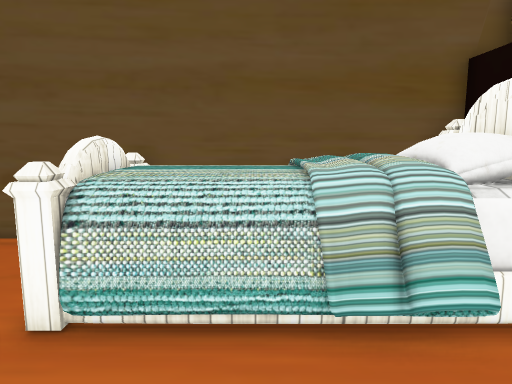
view 1 (above)

13 first-person views from a walk through a scene from a Unity 3-D project. The camera is 1.5 m above the floor, tilts 8° down and sees 70° across. The floor is counted in squares, 0.5 m on a side. Each view is taken from the middle of a square. On the plan, view 1 faces up. The plan holds only what a view shows up to about 20 squares ahead; the rest is blank. The player is left out. Some surface patterns are stand-ins.

view 2
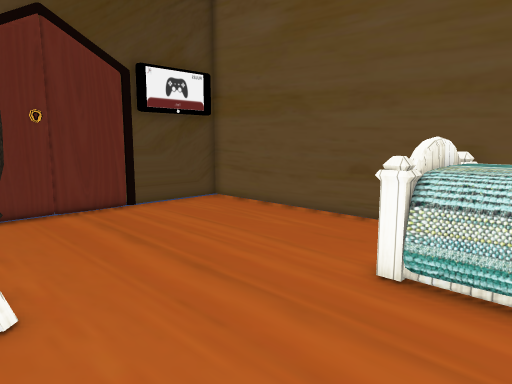

view 3
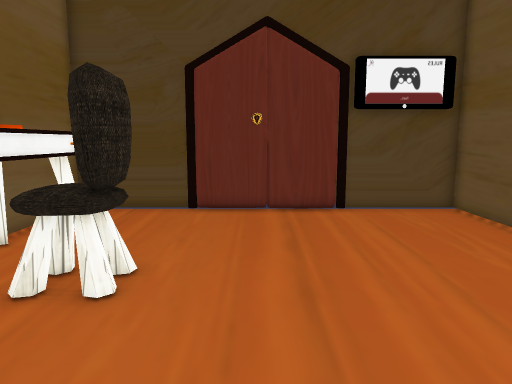

view 4
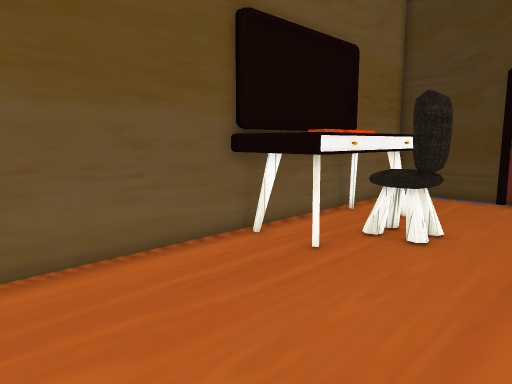

view 5
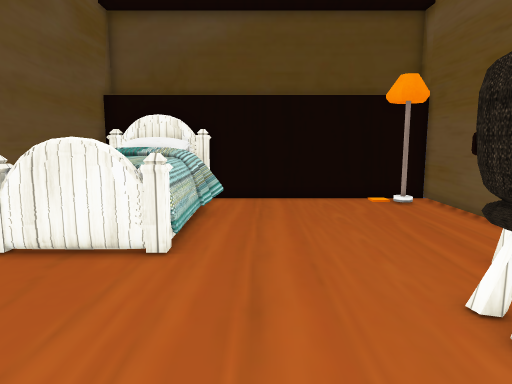

view 6
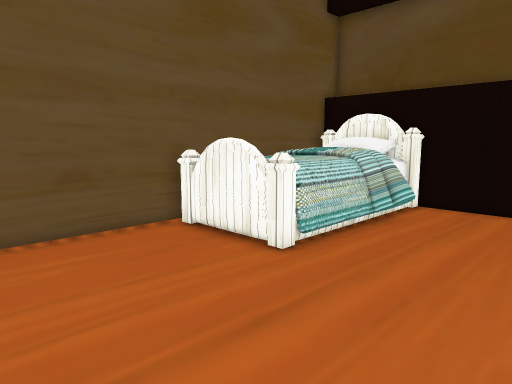

view 7
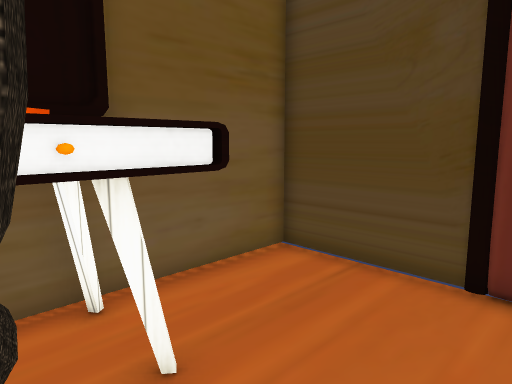

view 8
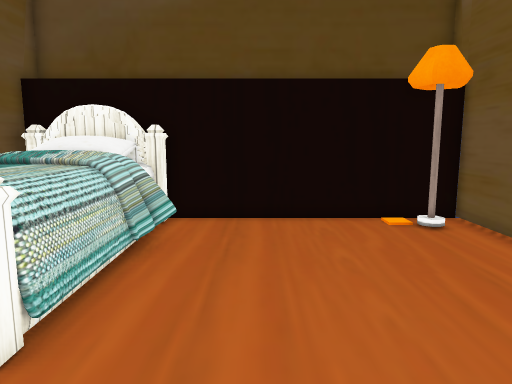

view 9
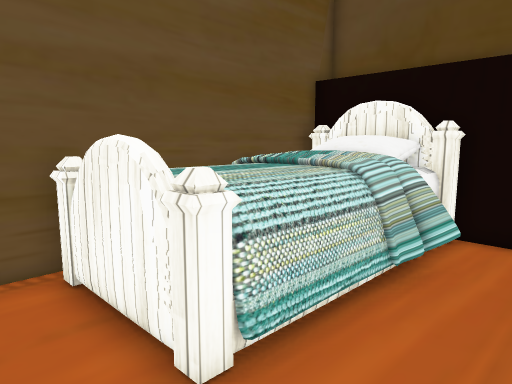

view 10
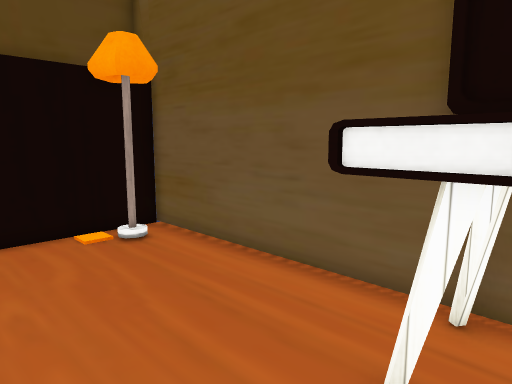

view 11
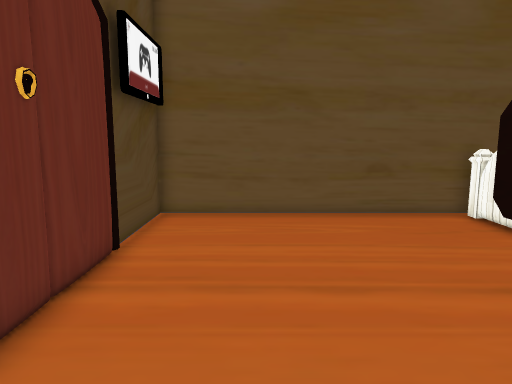

view 12
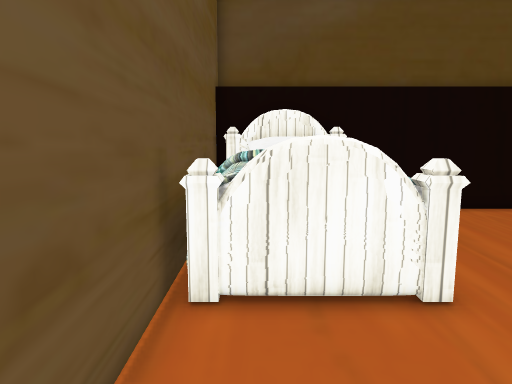

view 13
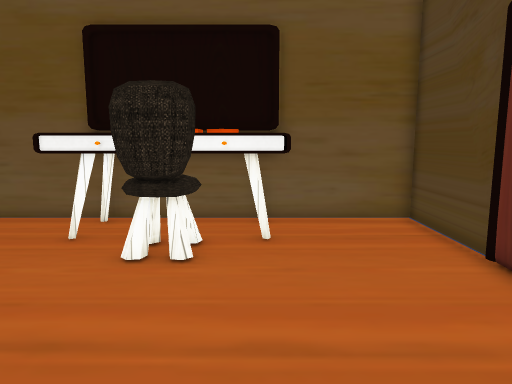

### Floor plan
Key: @ floor where view 1 was taken; # wall or solid block; . main floor; : floor 0.25 m higher than the main floor; = window, fence, low wall or low ledge; ^ raised ledge.
Columns run from 16 left of view 1 to 6 right of it. Each row starts with its distance up from view 1.
 11 ######################
 10 #...........##===##  #
  9 #...........=^^^^^^^^#
  8 #...........#^^^^^^ ##
  7 #...........##^^^^^^^#
  6 #...........=#^^^^^^^##
  5 #...........#======####
  4 #.....................
  3 #.....................
  2 #.....................#
  1 #.....................
  0 #...............@.....
 -1 #......####...........
 -2 #......#^^=...........
 -3 #....^^^^^^^^.........
 -4 #....^ ^^^^ ^.......#:
 -5 #....^^    ^^.........#
 -6 #######################

Positions as (right, up) in squares from view 1, and headings:
1: (0, 0), facing up
2: (0, -2), facing up-left
3: (0, 2), facing left
4: (4, 3), facing down-left
5: (-13, 3), facing right
6: (-11, -1), facing up-right
7: (-8, 1), facing down-left
8: (-8, 2), facing right
9: (-6, 2), facing up-right
10: (-6, 1), facing down-right
11: (-12, -4), facing up
12: (-10, 9), facing right
13: (-10, 8), facing down
